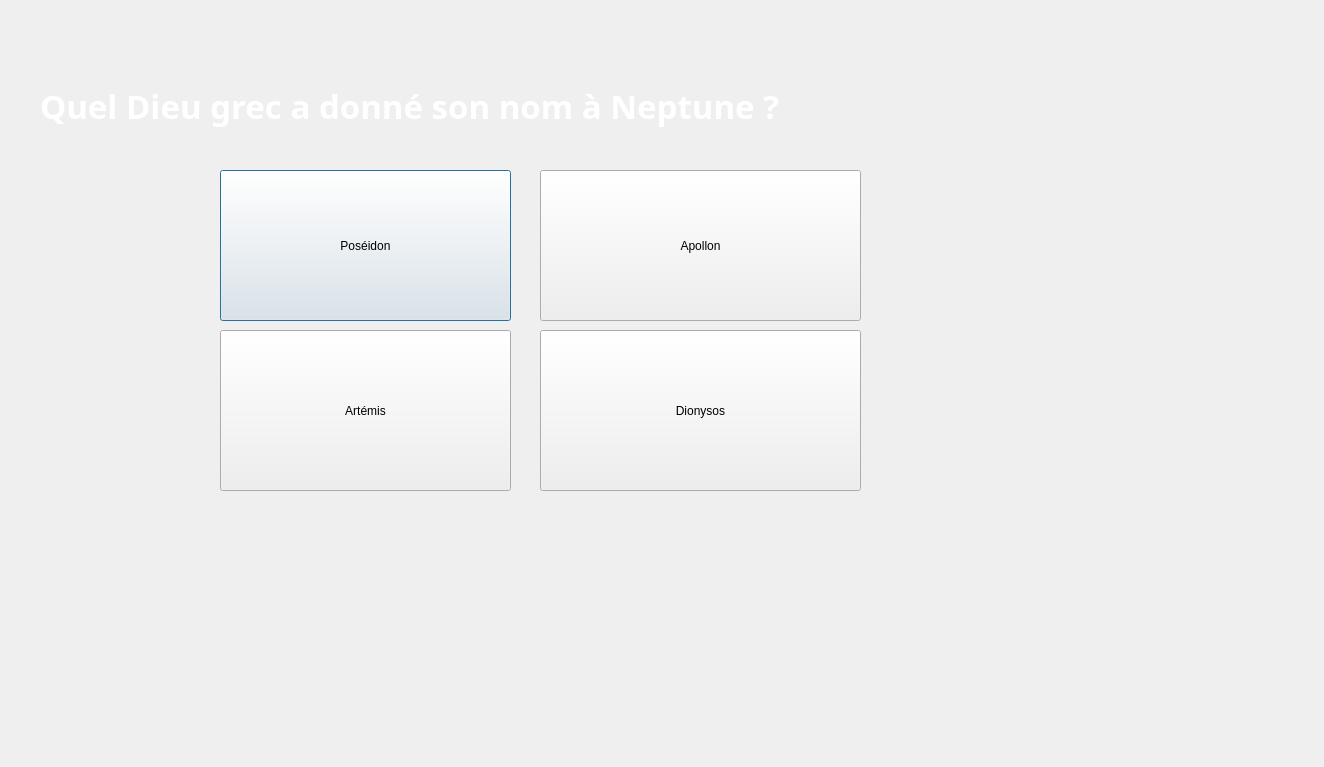
<?xml version="1.0" encoding="UTF-8"?>
<ui version="4.0">
 <class>Dialog22</class>
 <widget class="QDialog" name="Dialog22">
  <property name="geometry">
   <rect>
    <x>0</x>
    <y>0</y>
    <width>1324</width>
    <height>767</height>
   </rect>
  </property>
  <property name="windowTitle">
   <string>Dialog</string>
  </property>
  <widget class="QLabel" name="label">
   <property name="geometry">
    <rect>
     <x>40</x>
     <y>80</y>
     <width>1051</width>
     <height>51</height>
    </rect>
   </property>
   <property name="font">
    <font>
     <family>Segoe Script</family>
     <pointsize>25</pointsize>
     <italic>false</italic>
     <bold>true</bold>
    </font>
   </property>
   <property name="styleSheet">
    <string notr="true">font: 700 25pt &quot;Segoe Script&quot;;
color: rgb(255, 255, 255);</string>
   </property>
   <property name="text">
    <string>Quel Dieu grec a donné son nom à Neptune ?</string>
   </property>
  </widget>
  <widget class="QPushButton" name="pushButton">
   <property name="geometry">
    <rect>
     <x>220</x>
     <y>170</y>
     <width>291</width>
     <height>151</height>
    </rect>
   </property>
   <property name="text">
    <string>Poséidon</string>
   </property>
  </widget>
  <widget class="QPushButton" name="pushButton_2">
   <property name="geometry">
    <rect>
     <x>540</x>
     <y>170</y>
     <width>321</width>
     <height>151</height>
    </rect>
   </property>
   <property name="text">
    <string>Apollon</string>
   </property>
  </widget>
  <widget class="QPushButton" name="pushButton_3">
   <property name="geometry">
    <rect>
     <x>220</x>
     <y>330</y>
     <width>291</width>
     <height>161</height>
    </rect>
   </property>
   <property name="text">
    <string>Artémis</string>
   </property>
  </widget>
  <widget class="QPushButton" name="pushButton_4">
   <property name="geometry">
    <rect>
     <x>540</x>
     <y>330</y>
     <width>321</width>
     <height>161</height>
    </rect>
   </property>
   <property name="text">
    <string>Dionysos</string>
   </property>
  </widget>
 </widget>
 <resources/>
 <connections/>
</ui>
